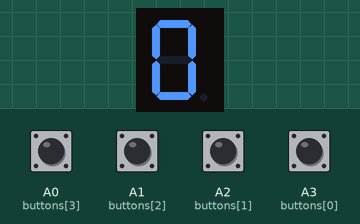
Recording of a sketch running on a simulated Arduino Uno, built with avr-gcc and run on an emulated ATmega328P. Shown: 1-digit seven-segment display. Wiring (inferred from the names in the program): 1-digit 7-segment display, segments lit when HIGH: segments pin 7, pin 6, pin 3, pin 4, pin 5, pin 8, pin 9. The test bench sets the inputs (shaded band); at power-on: A0 (buttons[3]), A1 (buttons[2]), A2 (buttons[1]), A3 (buttons[0]) LOW. The segment pins are drawn as the display they are named for.

Above: at 1.2 s.
1.3 s: A0 (buttons[3]) pulled HIGH for 0.15 s
At 1.37 s:
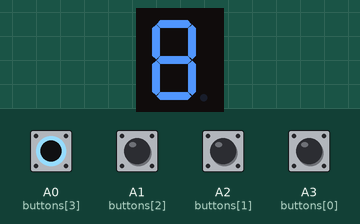
2.9 s: A1 (buttons[2]) pulled HIGH for 0.15 s
At 2.97 s:
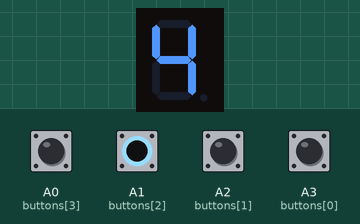
4.5 s: A2 (buttons[1]) pulled HIGH for 0.15 s
At 4.57 s:
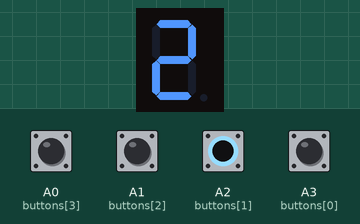
6.1 s: A3 (buttons[0]) pulled HIGH for 0.15 s
At 6.17 s:
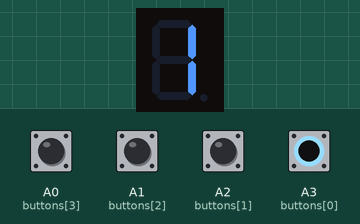
7.7 s: A0 (buttons[3]) driven HIGH and A1 (buttons[2]) driven HIGH
At 8.9 s:
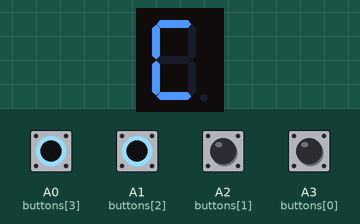
9.2 s: A2 (buttons[1]) pulled HIGH for 1 s
At 10.0 s:
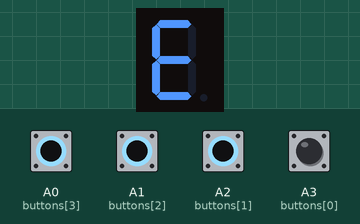
Timing chart, 0 to 12.2 s (numbered marks = the images above; inputs shaded):
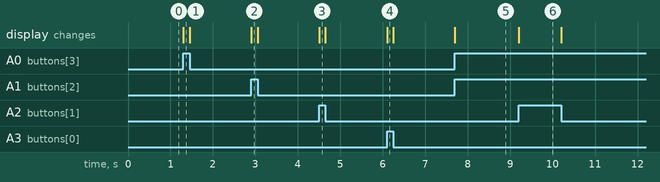

Measured:
- after the input at 1.3 s, the display: changes at once (image 1)
- after the input at 2.9 s, the display: changes at once (image 2)
- after the input at 4.5 s, the display: changes at once (image 3)
- after the input at 6.1 s, the display: changes at once (image 4)
- after the input at 7.7 s, the display: changes at once (image 5)
- after the input at 9.2 s, the display: changes at once (image 6)

The sketch:

hexMachine.ino
```cpp
//
// Title: HexMachine
//
// cf. https://create.arduino.cc/projecthub/xockcin/hex-machine-f23bb0
//
// This program takes a combination of four different buttons as an input, and returns the corresponding hex digit as an output.
//
// This program illustrates two signature features of the C programming language: indexed arrays and bit shifting.
//
// Let's go over what happens in the program. We begin by declaring three arrays. The first and second are both arrays of pins,
// representing, respectively, the four input pins connected to the four buttons and the seven output pins connected to the pins
// of the seven-segment display. The third array contains sixteen hexadecimal numbers, each of which represents the configuration
// of seven-segment lights needed to light up in order to display the corresponding hexadecimal digit.
//
// The setup function is just a matter of initializing the pins with a couple of for loops.
//
// The loop function begins by initializing "number" to zero. That is current input number, which the user enters using the four
// buttons.
//
// Then comes the interesting part. First, we take the combination of buttons that the user is pressing and turn it into a number.
// Let's take a closer look at that first for loop. Notice, first, how it echoes the first loop of the setup function. Once again
// we are looping through the input pins. For each number zero through three, if the corresponding pin is high, we increment the
// variable "number" by 1<<i, which is another way of saying 2^i.
//
// Finally, we actually display the digit by looping once more through the seven output pins. This loop uses a classic bitmask.
// Let's look closer at the conditional: "if (digits[number] & 1<<i)." That is &, single ampersand, which is the bitwise AND
// operator. The array "digits[16]" might be a little confusing at first. It contains 16 numbers, indexed from 0 to 15. Bear in
// mind that a seven-segment display, true to its name, has seven LED's, one for each of its segments. The numbers contained in
// the digits array are numeric representations of the configurations of LEDs that are to be lit to display each of the 16 digits.
// The seven lights of a seven-segment display can be thought of as seven "bits," each of which is either on or off. Therefore,
// each digit can be represented as a seven-bit number, i.e. a number between 0 and 7F. You will notice that the number 0x7F is
// indeed present in our array, representing the number 8.
//
// There are 128 possible seven-segment display configurations. Most of them don't look like anything.
//
// So, to return to that conditional. The variable "number" is the number that we are entering using the buttons; "digits[number]"
// is the seven-segment representation of that number. The for loop increments i from zero to seven and, for each i, asks in effect
// if the ith bit of digits[number] is zero or one. If it is one, the ith element in the "light" array, and accordingly the ith
// segment of the display, turns on.
//
// This is a very simple program. In the future, I would like to implement several changes to it. First, I would like to change it
// so that, instead of controlling the bits directly, the buttons manipulate them with bit operators like shift and complement.
// Second, I would like to add a second set of four LEDs and a second seven-segment, so the machine displays a whole byte instead
// of just half of one. I would accomplish this last by connecting the Arduino with the inputs and outputs via three shift register
// chips instead of directly.

int buttons[4] = {A3,A2,A1,A0};
int light[7] = {3,4,5,6,7,8,9};
int digits[16] = {0x3F, 0x09, 0x5E, 0x5B, 0x69, 0x73, 0x77, 0x19, 0x7F, 0x7B, 0x7D, 0x67, 0x36, 0x4F, 0x76, 0x74};

void setup() {

  for (int i=0;i<4;i++) {
    pinMode(buttons[i], INPUT);
  }
  for (int i=0;i<7;i++) {
    pinMode(light[i], OUTPUT);
  }
}

void loop() {

  //initialize number to zero
  int number = 0;

  //read buttons
  for (int i=0;i<4;i++) {
   int state = digitalRead(buttons[i]);
    if (state == HIGH) {
      number += 1<<i;
    }
  }

  // display digit
  for (int i=0;i<7;i++) {
    if (digits[number] & 1<<i) {
      digitalWrite(light[i], HIGH);
    }
    else {
      digitalWrite(light[i], LOW);
    }
  }
}
```
